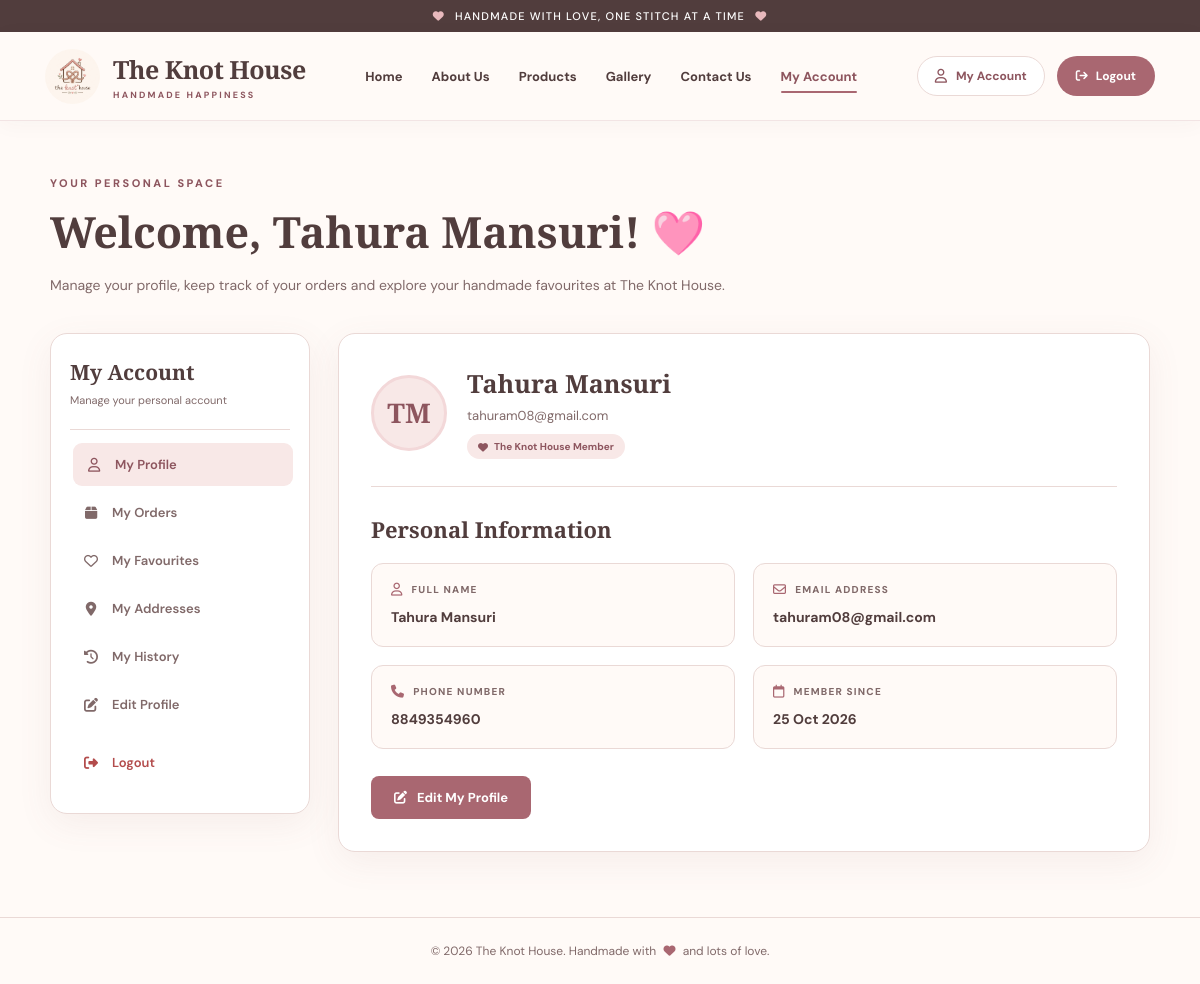
Page /my-account.php (signed in) on the committed database.
### tables this page shows
CREATE TABLE `customers` (
  `id` int(11) NOT NULL,
  `full_name` varchar(100) NOT NULL,
  `email` varchar(150) NOT NULL,
  `phone` varchar(20) DEFAULT NULL,
  `password` varchar(255) NOT NULL,
  `created_at` timestamp NOT NULL DEFAULT current_timestamp()
);

### my-account.php (the view, shortened to what this page needs)
<?php
$conn = new mysqli("localhost", "root", "", "knot_house");
$conn->set_charset("utf8mb4");
$customerId = (int) $_SESSION["customer_id"];
$stmt = $conn->prepare(
    "SELECT id, full_name, email, phone, created_at
     FROM customers
     WHERE id = ?
     LIMIT 1"
);
$stmt->bind_param("i", $customerId);
$stmt->execute();
$result = $stmt->get_result();
$customer = $result->fetch_assoc();
$fullName = $customer["full_name"];
$email = $customer["email"];
$phone = !empty($customer["phone"])
    ? $customer["phone"]
    : "Not provided";
$memberSince = "Not available";
if (!empty($customer["created_at"])) {
    $timestamp = strtotime($customer["created_at"]);
    if ($timestamp !== false) {
        $memberSince = date("d M Y", $timestamp);
    }
}
$initials = "";
$nameParts = preg_split('/\s+/', trim($fullName));
foreach ($nameParts as $part) {
    if (!empty($part)) {
        $initials .= strtoupper(substr($part, 0, 1));
    }
    if (strlen($initials) >= 2) {
        break;
    }
}
function escapeOutput($value) {
    return htmlspecialchars(
        (string) $value,
        ENT_QUOTES,
        "UTF-8"
    );
}
?>
<!DOCTYPE html>
<html lang="en">
<head>
    <link rel="stylesheet"
          href="https://cdnjs.cloudflare.com/ajax/libs/font-awesome/6.5.2/css/all.min.css">
</head>
<body>
<div class="top-bar">
    <i class="fa-solid fa-heart"></i>
    HANDMADE WITH LOVE, ONE STITCH AT A TIME
    <i class="fa-solid fa-heart"></i>
</div>
<header class="main-header" id="mainHeader">
    <div class="header-container">
        <a href="index.html" class="brand">
            <img src="logo.png"
                 alt="The Knot House Logo"
                 class="brand-logo">
            <div class="brand-text">
                <span class="brand-name">
                    The Knot House
                </span>
                <span class="brand-tagline">
                    Handmade Happiness
                </span>
            </div>
        </a>
        <nav class="navigation" id="navigation">
            <a href="index.html">
                Home
            </a>
            <a href="about.html">
                About Us
            </a>
            <a href="product.html">
                Products
            </a>
            <a href="gallery.html">
                Gallery
            </a>
            <a href="contact.html">
                Contact Us
            </a>
            <a href="my-account.php" class="active">
                My Account
            </a>
        </nav>
        <div class="header-actions">
            <a href="my-account.php" class="account-button">
                <i class="fa-regular fa-user"></i>
                My Account
            </a>
            <a href="logout.php" class="logout-button">
                <i class="fa-solid fa-arrow-right-from-bracket"></i>
                <span>Logout</span>
            </a>
        </div>
    </div>
</header>
<main class="page">
    <section class="welcome">
        <div class="eyebrow">
            YOUR PERSONAL SPACE
        </div>
        <h1>
            Welcome, <?= escapeOutput($fullName) ?>! 🩷
        </h1>
        <p>
            Manage your profile, keep track of your orders and
            explore your handmade favourites at The Knot House.
        </p>
    </section>
    <div class="account-layout">
        <aside class="sidebar">
            <h2 class="sidebar-heading">
                My Account
            </h2>
            <p class="sidebar-subtitle">
                Manage your personal account
            </p>
            <hr class="sidebar-divider">
            <a href="my-account.php" class="active">
                <i class="fa-regular fa-user"></i>
                My Profile
            </a>
            <a href="my-orders.php">
                <i class="fa-solid fa-box"></i>
                My Orders
            </a>
            <a href="my-favourites.php">
                <i class="fa-regular fa-heart"></i>
                My Favourites
            </a>
            <a href="my-addresses.php">
                <i class="fa-solid fa-location-dot"></i>
                My Addresses
            </a>
            <a href="my-history.php">
                <i class="fa-solid fa-clock-rotate-left"></i>
                My History
            </a>
            <a href="profile.php">
                <i class="fa-solid fa-pen-to-square"></i>
                Edit Profile
            </a>
            <a href="logout.php" class="logout-side">
                <i class="fa-solid fa-right-from-bracket"></i>
                Logout
            </a>
        </aside>
        <section class="profile-card">
            <div class="profile-heading">
                <div class="avatar">
                    <?= escapeOutput($initials) ?>
                </div>
                <div>
                    <h2>
                        <?= escapeOutput($fullName) ?>
                    </h2>
                    <p>
                        <?= escapeOutput($email) ?>
                    </p>
                    <div class="member-badge">
                        <i class="fa-solid fa-heart"></i>
                        The Knot House Member
                    </div>
                </div>
            </div>
            <h2 class="details-title">
                Personal Information
            </h2>
            <div class="details">
                <div class="detail">
                    <span class="detail-label">
                        <i class="fa-regular fa-user"></i>
                        FULL NAME
                    </span>
                    <span class="detail-value">
                        <?= escapeOutput($fullName) ?>
                    </span>
                </div>
                <div class="detail">
                    <span class="detail-label">
                        <i class="fa-regular fa-envelope"></i>
                        EMAIL ADDRESS
                    </span>
                    <span class="detail-value">
                        <?= escapeOutput($email) ?>
                    </span>
                </div>
                <div class="detail">
                    <span class="detail-label">
                        <i class="fa-solid fa-phone"></i>
                        PHONE NUMBER
                    </span>
                    <span class="detail-value">
                        <?= escapeOutput($phone) ?>
                    </span>
                </div>
                <div class="detail">
                    <span class="detail-label">
                        <i class="fa-regular fa-calendar"></i>
                        MEMBER SINCE
                    </span>
                    <span class="detail-value">
                        <?= escapeOutput($memberSince) ?>
                    </span>
                </div>
            </div>
            <a href="profile.php" class="edit-link">
                <i class="fa-solid fa-pen-to-square"></i>
                Edit My Profile
            </a>
        </section>
    </div>
</main>
<footer>
    © 2026 The Knot House.
    Handmade with
    <i class="fa-solid fa-heart"></i>
    and lots of love.
</footer>
</body>
</html>

### rows in the picture
customers: full_name "Tahura Mansuri", email "tahuram08@gmail.com", phone "8849354960", created_at "25 Oct 2026"

### other values in the picture
escapeOutput($initials) "TM"
